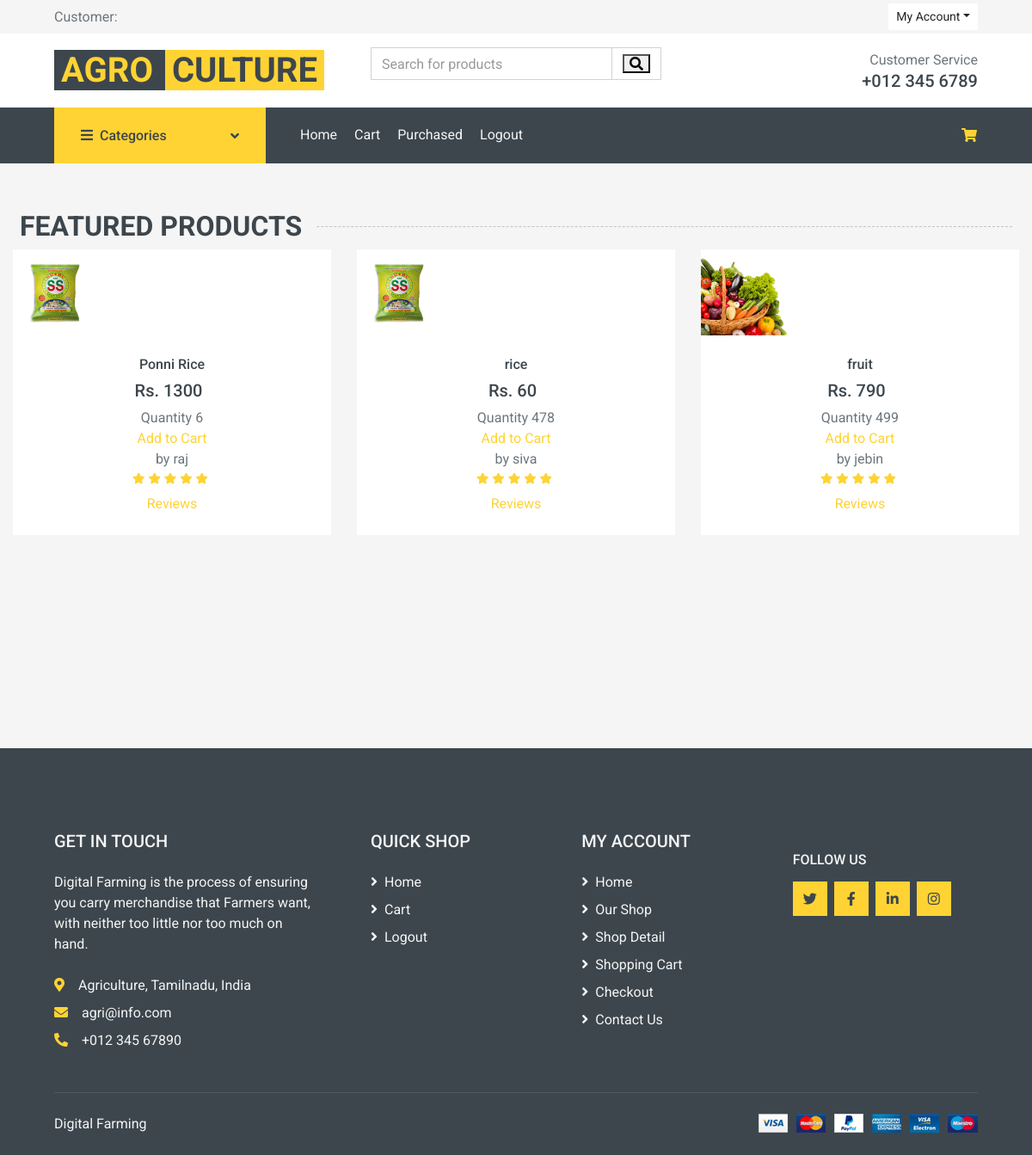
/userhome.php, run on the app's committed database.
### tables this page shows
CREATE TABLE `rt_product` (
  `id` int(11) NOT NULL,
  `retailer` varchar(20) NOT NULL,
  `category` varchar(50) NOT NULL,
  `product` varchar(100) NOT NULL,
  `price` double NOT NULL,
  `quantity` int(11) NOT NULL,
  `photo` varchar(50) NOT NULL,
  `details` varchar(200) NOT NULL,
  `status` int(11) NOT NULL,
  `required_qty` int(11) NOT NULL
);

### userhome.php (the view, shortened to what this page needs)
<?php
include("include/dbconnect.php");
extract($_REQUEST);
$uname=$_SESSION['uname'];
$q1=mysqli_query($connect,"select * from rt_customer where uname='$uname'");
$r1=mysqli_fetch_array($q1);
$qry=mysqli_query($connect,"select * from rt_product");
?>
<html>
<head>
    <link href="https://cdnjs.cloudflare.com/ajax/libs/font-awesome/5.10.0/css/all.min.css" rel="stylesheet">
    <link href="static/lib/animate/animate.min.css" rel="stylesheet">
    <link href="static/lib/owlcarousel/assets/owl.carousel.min.css" rel="stylesheet">
    <link href="static/css/style.css" rel="stylesheet">
</head>
<body>
    <div class="container-fluid">
        <div class="row bg-secondary py-1 px-xl-5">
            <div class="col-lg-6 d-none d-lg-block">
                <div class="d-inline-flex align-items-center h-100">
                    Customer: <?php echo $r1['name']; ?>
                </div>
            </div>
            <div class="col-lg-6 text-center text-lg-right">
                <div class="d-inline-flex align-items-center">
                    <div class="btn-group">
                        <button type="button" class="btn btn-sm btn-light dropdown-toggle" data-toggle="dropdown">My Account</button>
                    </div>
                </div>
            </div>
        </div>
        <div class="row align-items-center bg-light py-3 px-xl-5 d-none d-lg-flex">
            <div class="col-lg-4">
                <a href="" class="text-decoration-none">
                    <span class="h1 text-uppercase text-primary bg-dark px-2">Agro </span>
                    <span class="h1 text-uppercase text-dark bg-primary px-2 ml-n1">Culture</span>
                </a>
            </div>
            <div class="col-lg-4 col-6 text-left">
                <form action="userhome.php?act=search" method="post">
                    <div class="input-group">
                        <input type="text" name="getval" class="form-control" placeholder="Search for products">
                        <div class="input-group-append">
                            <span class="input-group-text bg-transparent text-primary">
                                <button type="submit" name="bt" value="bt"><i class="fa fa-search"></i></button>
                            </span>
                        </div>
                    </div>
                </form>
            </div>
            <div class="col-lg-4 col-6 text-right">
                <p class="m-0">Customer Service</p>
                <h5 class="m-0">+012 345 6789</h5>
            </div>
        </div>
    </div>
    <div class="container-fluid bg-dark mb-30">
        <div class="row px-xl-5">
            <div class="col-lg-3 d-none d-lg-block">
                <a class="btn d-flex align-items-center justify-content-between bg-primary w-100" data-toggle="collapse" href="#navbar-vertical" style="height: 65px; padding: 0 30px;">
                    <h6 class="text-dark m-0"><i class="fa fa-bars mr-2"></i>Categories</h6>
                    <i class="fa fa-angle-down text-dark"></i>
                </a>
            </div>
            <div class="col-lg-9">
                <nav class="navbar navbar-expand-lg bg-dark navbar-dark py-3 py-lg-0 px-0">
                    <div class="collapse navbar-collapse justify-content-between" id="navbarCollapse">
                        <div class="navbar-nav mr-auto py-0">
                            <a href="userhome.php" class="nav-item nav-link">Home</a>
                            <a href="cart.php" class="nav-item nav-link">Cart</a>
                            <a href="purchase.php" class="nav-item nav-link">Purchased</a>
							<a href="logout.php" class="nav-item nav-link">Logout</a>
                        </div>
                        <div class="navbar-nav ml-auto py-0 d-none d-lg-block">
                            <a href="purchase.php" class="btn px-0 ml-3" title="Cart">
                                <i class="fas fa-shopping-cart text-primary"></i>
                            </a>
                        </div>
                    </div>
                </nav>
            </div>
        </div>
    </div>
    <?php
 if($act=="search")
{
    if(isset($_POST['bt']))
    {
    $getval=$_POST['getval'];
    $s=mysqli_query($connect,"select * from rt_product where product like '$getval%'")
    ?>
    <div class="container-fluid pt-4 pb-2">
        <h2 class="section-title position-relative text-uppercase mx-xl-2 mb-2"><span class="bg-secondary pr-3">Featured Products</span></h2>
        <div class="row">
        <?php
    while($r2=mysqli_fetch_array($s))
    {
        ?>
		            <div class="col-md-4">
                <div class="product-item bg-light mb-4">
                    <div class="product-img position-relative overflow-hidden">
                        <img class="" src="upload/<?php echo $r2['photo'];?>" height="100px" width="100px" alt="">
                        <div class="product-action">
                            <a class="btn btn-outline-dark btn-square" href=""><i class="fa fa-shopping-cart"></i></a>
                            <a class="btn btn-outline-dark btn-square" href=""><i class="far fa-heart"></i></a>
                            <a class="btn btn-outline-dark btn-square" href=""><i class="fa fa-sync-alt"></i></a>
                            <a class="btn btn-outline-dark btn-square" href=""><i class="fa fa-search"></i></a>
                        </div>
                    </div>
                    <div class="text-center py-4">
                        <a class="h6 text-decoration-none text-truncate" href=""><?php echo $r2['product'];?></a>
                        <div class="d-flex align-items-center justify-content-center mt-2">
                            <h5> Rs. <?php echo $r2['price'];?></h5><h6 class="text-muted ml-2"><del></del></h6>
                        </div>
						<span>Quantity <?php echo $r2['quantity'];?></span><br>
						<a href="cart.php?pid=<?php echo $r1['id'];?>">Add to Cart</a>
						<br>by <?php echo $r2['retailer'];?>
                            <div class="d-flex align-items-center justify-content-center mb-1">
                            <small class="fa fa-star text-primary mr-1"></small>
                            <small class="fa fa-star text-primary mr-1"></small>
                            <small class="fa fa-star text-primary mr-1"></small>
                            <small class="fa fa-star text-primary mr-1"></small>
                            <small class="fa fa-star text-primary mr-1"></small><br>
                        </div>
                        <a href="allreview.php?pid=<?php echo $r2['id'];?>">Reviews</a>
                    </div>
                </div>
            </div>
            <?php
    }
}
}
else{
?>
    <div class="container-fluid pt-4 pb-2">
        <h2 class="section-title position-relative text-uppercase mx-xl-2 mb-2"><span class="bg-secondary pr-3">Featured Products</span></h2>
        <div class="row">
        <?php
    while($r1=mysqli_fetch_array($qry))
    {
        ?>
		            <div class="col-md-4">
                <div class="product-item bg-light mb-4">
                    <div class="product-img position-relative overflow-hidden">
                        <img class="" src="upload/<?php echo $r1['photo'];?>" height="100px" width="100px" alt="">
                        <div class="product-action">
                        </div>
                    </div>
                    <div class="text-center py-4">
                        <a class="h6 text-decoration-none text-truncate" href=""><?php echo $r1['product'];?></a>
                        <div class="d-flex align-items-center justify-content-center mt-2">
                            <h5> Rs. <?php echo $r1['price'];?></h5><h6 class="text-muted ml-2"><del></del></h6>
                        </div>
						<span>Quantity <?php echo $r1['quantity'];?></span><br>
						<a href="cart.php?pid=<?php echo $r1['id'];?>">Add to Cart</a>
						<br>by <?php echo $r1['retailer'];?>
                            <div class="d-flex align-items-center justify-content-center mb-1">
                            <small class="fa fa-star text-primary mr-1"></small>
                            <small class="fa fa-star text-primary mr-1"></small>
                            <small class="fa fa-star text-primary mr-1"></small>
                            <small class="fa fa-star text-primary mr-1"></small>
                            <small class="fa fa-star text-primary mr-1"></small><br>
                        </div>
                        <a href="allreview.php?pid=<?php echo $r1['id'];?>">Reviews</a>
                    </div>
                </div>
            </div>
            <?php
    }
}
    ?>
        </div>
    </div>
<br><br><br><br><br><br><br>
    <div class="container-fluid bg-dark text-secondary mt-5 pt-5">
        <div class="row px-xl-5 pt-5">
            <div class="col-lg-4 col-md-12 mb-5 pr-3 pr-xl-5">
                <h5 class="text-secondary text-uppercase mb-4">Get In Touch</h5>
                <p class="mb-4">Digital Farming is the process of ensuring you carry merchandise that Farmers want, with neither too little nor too much on hand.</p>
                <p class="mb-2"><i class="fa fa-map-marker-alt text-primary mr-3"></i>Agriculture, Tamilnadu, India</p>
                <p class="mb-2"><i class="fa fa-envelope text-primary mr-3"></i>agri@info.com</p>
                <p class="mb-0"><i class="fa fa-phone-alt text-primary mr-3"></i>+012 345 67890</p>
            </div>
            <div class="col-lg-8 col-md-12">
                <div class="row">
                    <div class="col-md-4 mb-5">
                        <h5 class="text-secondary text-uppercase mb-4">Quick Shop</h5>
                        <div class="d-flex flex-column justify-content-start">
                            <a class="text-secondary mb-2" href="/userhome"><i class="fa fa-angle-right mr-2"></i>Home</a>
                            <a class="text-secondary mb-2" href="/cart"><i class="fa fa-angle-right mr-2"></i>Cart</a>
                            <a class="text-secondary mb-2" href="/logout"><i class="fa fa-angle-right mr-2"></i>Logout</a>
                        </div>
                    </div>
                    <div class="col-md-4 mb-5">
                        <h5 class="text-secondary text-uppercase mb-4">My Account</h5>
                        <div class="d-flex flex-column justify-content-start">
                            <a class="text-secondary mb-2" href="#"><i class="fa fa-angle-right mr-2"></i>Home</a>
                            <a class="text-secondary mb-2" href="#"><i class="fa fa-angle-right mr-2"></i>Our Shop</a>
                            <a class="text-secondary mb-2" href="#"><i class="fa fa-angle-right mr-2"></i>Shop Detail</a>
                            <a class="text-secondary mb-2" href="#"><i class="fa fa-angle-right mr-2"></i>Shopping Cart</a>
                            <a class="text-secondary mb-2" href="#"><i class="fa fa-angle-right mr-2"></i>Checkout</a>
                            <a class="text-secondary" href="#"><i class="fa fa-angle-right mr-2"></i>Contact Us</a>
                        </div>
                    </div>
                    <div class="col-md-4 mb-5">
                        <h6 class="text-secondary text-uppercase mt-4 mb-3">Follow Us</h6>
                        <div class="d-flex">
                            <a class="btn btn-primary btn-square mr-2" href="#"><i class="fab fa-twitter"></i></a>
                            <a class="btn btn-primary btn-square mr-2" href="#"><i class="fab fa-facebook-f"></i></a>
                            <a class="btn btn-primary btn-square mr-2" href="#"><i class="fab fa-linkedin-in"></i></a>
                            <a class="btn btn-primary btn-square" href="#"><i class="fab fa-instagram"></i></a>
                        </div>
                    </div>
                </div>
            </div>
        </div>
        <div class="row border-top mx-xl-5 py-4" style="border-color: rgba(256, 256, 256, .1) !important;">
            <div class="col-md-6 px-xl-0">
                <p class="mb-md-0 text-center text-md-left text-secondary">
                  Digital Farming <a class="text-primary" href="#"></a>
                    <br> <a href="https://themewagon.com" target="_blank"></a>
                </p>
            </div>
            <div class="col-md-6 px-xl-0 text-center text-md-right">
                <img class="img-fluid" src="static/img/payments.png" alt="">
            </div>
        </div>
    </div>
</body>
</html>

### data on the page
rt_product: photo (picture), product "Ponni Rice", price "1300", quantity "6", retailer "raj"
rt_product: photo (picture), product "rice", price "60", quantity "478", retailer "siva"
rt_product: photo (picture), product "fruit", price "790", quantity "499", retailer "jebin"
